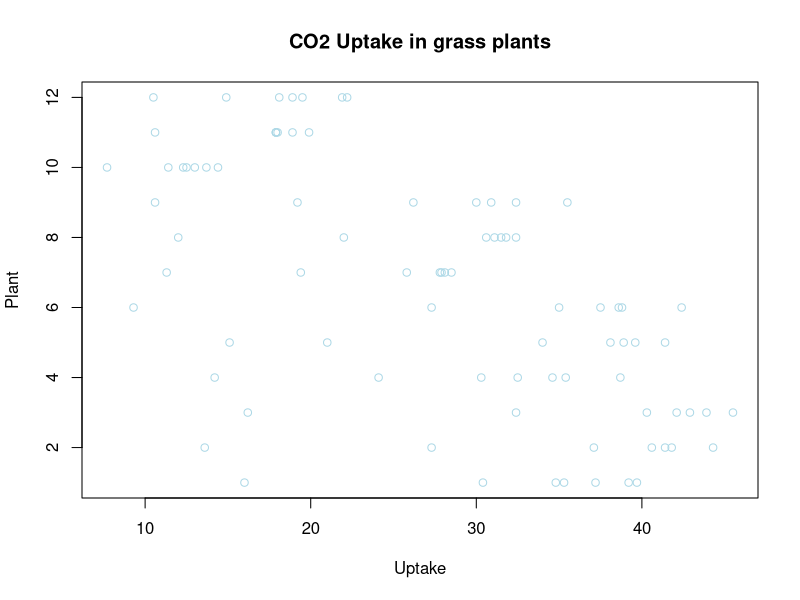

This figure's R source: (Note: this script raises an error after producing the figure.)
# Question 4
?CO2

# Question 5
head(CO2)

#Question 6
plot(CO2$uptake,
    CO2$Plant,
    col = "lightblue",
    main = "CO2 Uptake in grass plants",
    xlab = "Uptake",
    ylab = "Plant")

#Question 7
concentrations <- table(CO2$conc)

#Quetion 8
barplot(CO2,
    col = "darkorange",
     main = "CO2 Concentration Data",
     xlab = "Concentrations",
     ylab = "Number")

# Question 9
rm(list = ls())

#Question 10
par(mfrow = c(1, 2))

#Question 11
hist(CO2$uptake[CO2$Type == "Quebec"],
    breaks = 9,
    main = "Co2 Uptake for Quebec",
    ylab = "Frequency",
    col="red")
hist(CO2$uptake[CO2$Type == "Mississippi"],
    breaks = 7,
    main = "Co2 Uptake for Mississippi",
    ylab = "Frequency",
    col="green")

#Question 12 
par(mfrow = c(1, 1))

#Question 13
summary(CO2$uptake[CO2$Type == "Mississippi"])

#Question 14
summary(CO2$uptake[CO2$Type == "Quebec"])
